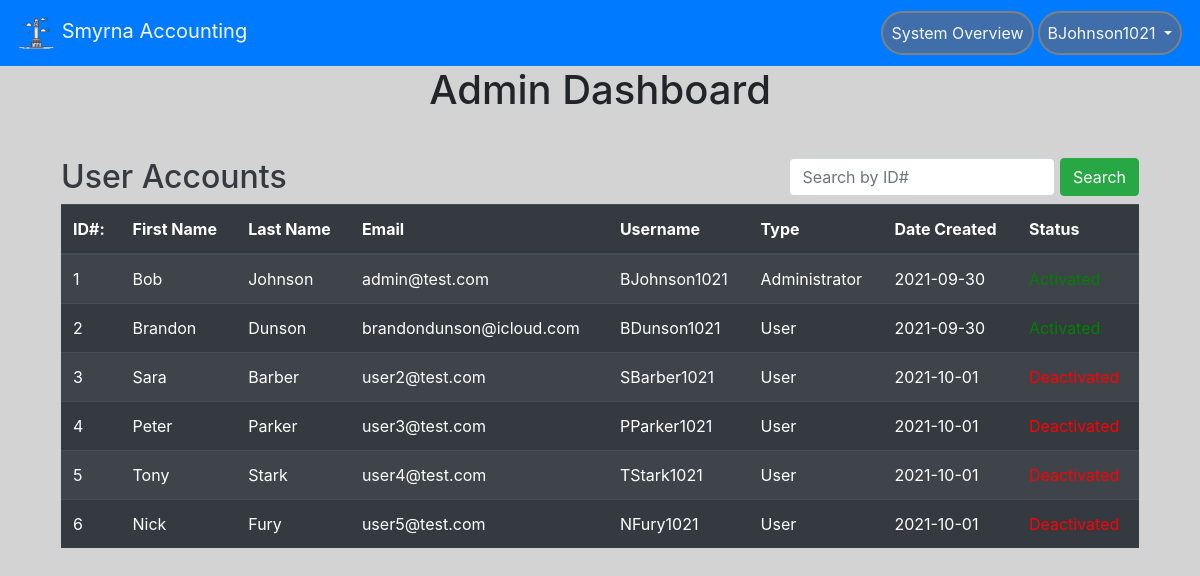
The app's page /adminPortal (signed in) with its own data.
### website/models.py (models this page shows, shortened)
class User(db.Model, UserMixin):
    id = db.Column(db.Integer, primary_key=True) #unique identifier
    email = db.Column(db.String(150), unique = True)
    password = db.Column(db.String(150))
    oldPassword = db.Column(db.String(150))
    firstName = db.Column(db.String(150))
    lastName = db.Column(db.String(150))
    userName = db.Column(db.String(150))
    hasAdmin = db.Column(db.Boolean, default = False)
    hasMan = db.Column(db.Boolean, default = False)
    status = db.Column(db.Boolean, default = False)
    creationDate = db.Column(db.Date())
    accounts = db.relationship("Account", backref="parent")
    """
    def password_expire():
        # put DB column here. SELECT password_exp FROM tablename WHERE id = userID
        password_origin = datetime.now() + timedelta(days=365)
        password_exp = datetime.now()
        password_notification = password_origin - timedelta(days=3)
    """

### website/auth.py (the view)
@auth.route('/adminPortal', methods=['GET', 'POST'])
@login_required
def adminPort():
    if request.method == 'POST':
        global SEARCHID
        SEARCHID = request.form.get('searchBar')
        if len(SEARCHID) < 1:
            flash('Search field can not be blank.', category='error')
            return redirect(url_for('auth.adminPort'))
        else:
            return redirect(url_for('auth.accountOverview'))
    else:
        if current_user.hasAdmin:
            return render_template('adminPortal.html',
                                   user=current_user, query=User.query.all())
        else:
            flash('You do not have access to this page.', category='error')
            return redirect(url_for('views.home'))

### website/__init__.py (called while the page is built)
def create_app():
    app = Flask(__name__)
    app.config['SECRET_KEY'] = 'this is the secret key'
    app.config['SQLALCHEMY_DATABASE_URI'] = f'sqlite:///{DB_NAME}'
    db.init_app(app)
    app.config['MAIL_SERVER'] = 'smtp.gmail.com'
    app.config['MAIL_PORT'] = 465
    app.config['MAIL_USE_SSL'] = True
    app.config['MAIL_USERNAME'] = 'brandondunson15@gmail.com'
    app.config['MAIL_PASSWORD'] = 'Panopticon0987!@'
    mail.init_app(app)
    from .views import views
    from .auth import auth
    app.register_blueprint(views, url_prefix='/')
    app.register_blueprint(auth, url_prefix='/')
    from .models import User
    create_database(app)
    login_manager = LoginManager()
    login_manager.login_view = 'auth.login'
    login_manager.init_app(app)
    @login_manager.user_loader
    def load_user(id):
        return User.query.get(int(id))
    return app

### website/templates/adminPortal.html (shortened to what this page needs)
{% extends "base.html" %} {% block title %} Admin Portal {% endblock %} {%block
content%}
<h1 class="text-center">Admin Dashboard</h1>
<br />
<div class="container-fluid px-3 py-1 pb-4">
    <form class="form-inline" method="POST">
      <h2 class="text-dark pt-2">User Accounts</h2>
        <div class="ml-auto">
          <input type="search" name="searchBar" class="form-control pr-1" placeholder="Search by ID#"
            list = "userData" />
            <button class="btn btn-success" type="submit">Search</button>
        </div>
    </form>
  <div>
    <table class="table table-striped table-dark">
      <thead style="position: sticky;">
        <tr>
          <th>ID#:</th>
          <th>First Name</th>
          <th>Last Name</th>
          <th>Email</th>
          <th>Username</th>
          <th>Type</th>
          <th>Date Created</th>
          <th>Status</th>
        </tr>
      </thead>
      <tbody style="overflow-y: scroll;">
        {% for user in query %}
        <tr>
          <td>{{user.id}}</td>
          <td>{{user.firstName}}</td>
          <td>{{user.lastName}}</td>
          <td>{{user.email}}</td>
          <td>{{user.userName}}</td>
          {% if user.hasAdmin%}
          <td>Administrator</td>
          {% elif user.hasMan %}
          <td>Manager</td>
          {% else %}
          <td>User</td>
          {% endif %}
          <td>{{user.creationDate}}</td>
          {% if user.status %}
          <td style="color: green">Activated</td>
          {% else %}
          <td style="color: red">Deactivated</td>
          {% endif %}
        </tr>
        {% endfor %}
      </tbody>
    </table>
  </div>
  <br>
</div>
{% endblock %}

### website/templates/base.html (shortened to what this page needs)
<!DOCTYPE html>
<html>
<head>
    <meat name="viewport" content="width=device-width, initial-scale=1" />
    <link rel="stylesheet" href="https://stackpath.bootstrapcdn.com/bootstrap/4.4.1/css/bootstrap.min.css"
 />
    <link rel="stylesheet" href="https://stackpath.bootstrapcdn.com/font-awesome/4.7.0/css/font-awesome.min.css"
 />
</head>
<body style="background-color: lightgrey">
    <nav class="navbar navbar-expand-lg navbar-dark bg-primary sticky-top">
        <a class = "navbar-brand text-light" href='/'>
            <img src="static/logo.png" width="40" height="40" atl="">
            Smyrna Accounting
        </a>
        <div class = "collapse navbar-collapse" id="navbar">
            <ul class = "navbar-nav ml-auto">
                {% if user.is_authenticated %}
                <li class = "nav-item">
                    {% if user.hasAdmin %}
                        <a class = "nav-link text-light text-center" id = "adminPort" href="/adminPortal">System Overview</a>
                    {% endif %}
                </li>
                <li class="nav-item dropdown">
                    <a class = "nav-link dropdown-toggle text-light text-center" id = "" data-toggle = "dropdown" aria-haspopup="true" aria-expanded="false">
                        {{ user.userName }}
                    </a>
                </li>
                {% else %}
                <a class = "nav-item nav-link text-light" id = "login" href="/login">Login</a>
                {% endif %}
            </ul>
        </div>
    </nav>
    <div class= "container">
        {%block content%}
        {% endblock %}
    </div>
</body>
</html>

### website/templates/base.html (style rules this page uses)
li.nav-item { border: 2px solid grey; margin: 2px; border-radius: 25px; background-color: rgb(63, 110, 170); }

### records on screen
User: userName "BJohnson1021", id "1", firstName "Bob", lastName "Johnson", email "admin@test.com", hasAdmin "Administrator", creationDate "2021-09-30"
User: id "2", firstName "Brandon", lastName "Dunson", email "brandondunson@icloud.com", userName "BDunson1021", hasAdmin "User", creationDate "2021-09-30"
User: id "3", firstName "Sara", lastName "Barber", email "user2@test.com", userName "SBarber1021", hasAdmin "User", creationDate "2021-10-01"
User: id "4", firstName "Peter", lastName "Parker", email "user3@test.com", userName "PParker1021", hasAdmin "User", creationDate "2021-10-01", status "Deactivated"
User: id "5", firstName "Tony", lastName "Stark", email "user4@test.com", userName "TStark1021", hasAdmin "User", creationDate "2021-10-01"
User: id "6", firstName "Nick", lastName "Fury", email "user5@test.com", userName "NFury1021", hasAdmin "User", creationDate "2021-10-01", status "Deactivated"
